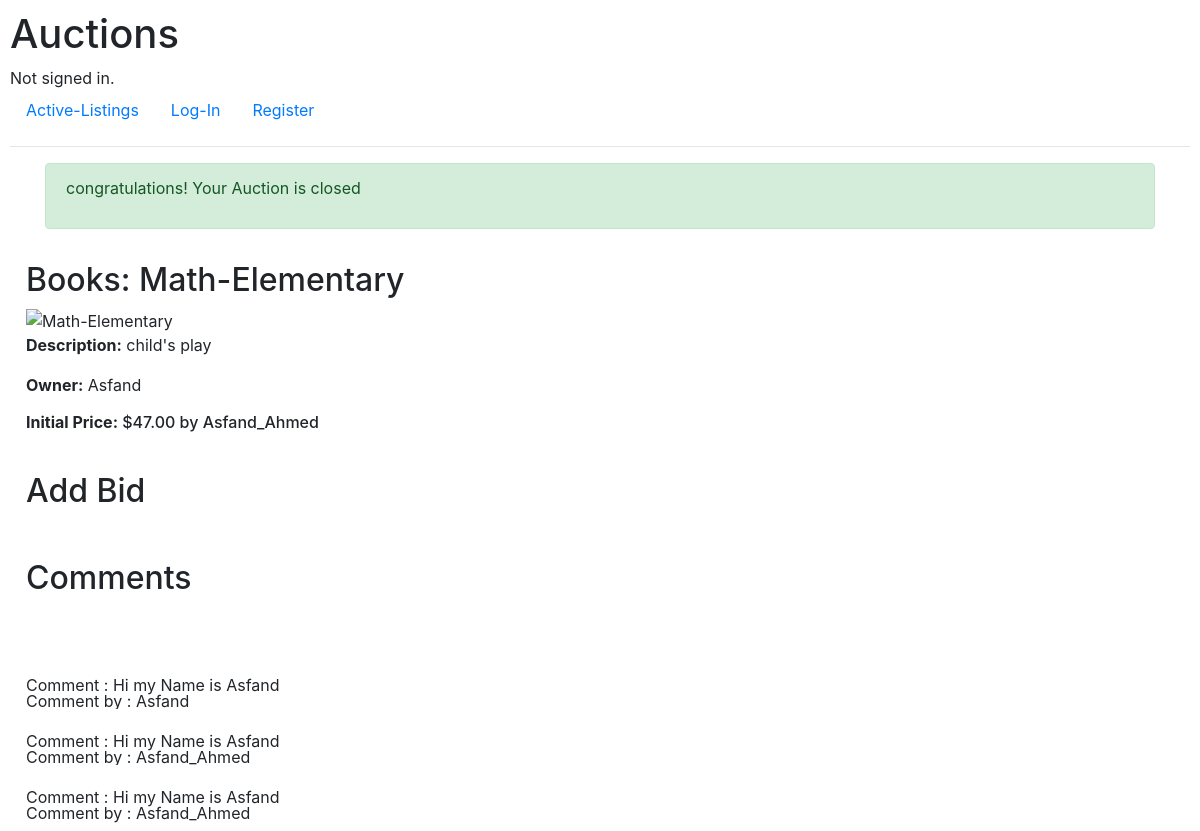
The page /closeAuction/7 on the database its author committed.
### auctions/models.py (models this page shows, shortened)
class Listing(models.Model):
    title = models.CharField(max_length=30)
    imageurl = models.CharField(max_length=1000)
    price = models.ForeignKey("Bit", on_delete=models.CASCADE, blank=True, null=True, related_name="bidprice")
    description = models.CharField(max_length= 500)
    isActive = models.BooleanField(default=True)
    owner = models.ForeignKey(User, on_delete=models.CASCADE, blank=True, related_name="user")
    Category = models.ForeignKey(Category, on_delete=models.CASCADE, blank=True, null=True, related_name="category")
    watchlist = models.ManyToManyField(User, blank=True, related_name="listingWatchList")

class User(AbstractUser):
    pass

class Bit(models.Model):
    author = models.ForeignKey(User, on_delete=models.CASCADE, blank=True, null=True, related_name="userbit")
    listing = models.ForeignKey("Listing", on_delete=models.CASCADE, related_name="bids")
    bit = models.FloatField(max_length= 500)
    def __str__(self):
        return f"${self.bit:.2f} by {self.author}"

class Comment(models.Model):
    author = models.ForeignKey(User, on_delete=models.CASCADE, blank=True, null=True, related_name="userComment")
    listing = models.ForeignKey(Listing, on_delete=models.CASCADE, blank=True, null=True, related_name="listingComment")
    comment = models.CharField(max_length= 200)

### auctions/views.py (the view)
# urls.py: path("closeAuction/<int:id>", views.closeAuction, name="closeAuction"),
def closeAuction(request, id):
    listingData = Listing.objects.get(pk=id)
    listingData.isActive = False
    listingData.save()
    if request.user.is_authenticated:
        isListingInWatchList = request.user in listingData.watchlist.all()
    else:
        isListingInWatchList = False
    allcomments = Comment.objects.filter(listing = listingData)
    isOwner = request.user.username == listingData.owner.username
    return render(request, "auctions/listing.html", {
        "listing": listingData,
        "isListingInWatchList": isListingInWatchList,
        "allcomments": allcomments,
        "isOwner": isOwner,
        "update" : True,
        "message": "congratulations! Your Auction is closed",
    })

### auctions/templates/auctions/listing.html (shortened to what this page needs)
{% extends "auctions/layout.html" %}
{% block body %}
<div class="container">
    {% if message %}
        {% if update %}
        <div class="alert alert-success" role="alert">
            <p>{{ message }}</p>
        </div>
        {% else %}
        <div class="alert alert-danger" role="alert">
            <p>{{ message }}</p>
        </div>
        {% endif %}
    {% endif %}
</div>
<div style="padding: 1rem;">
    <h2>Books: {{ listing.title }}</h2>
    <img src="{{ listing.imageurl }}" alt="{{ listing.title }}" height="400px">
    <p><strong>Description:</strong> {{ listing.description }}</p>
    <p><strong>Owner:</strong> {{ listing.owner }}</p>
    <h6><strong>Initial Price:</strong> {{ listing.price }}</h6>
</div>
<div style="padding: 1rem;">
    <h2 style="margin-bottom: 1rem;">Add Bid</h2>
</div>
<div style="padding: 1rem;">
    <h2 style="margin-bottom: 1rem;">Comments</h2>
</div>
<br>
<ul class="list-group">
    {% for comment in allcomments %}
    <li class="list-group-item" style="padding: 1.5rem 1rem 0 1rem; border: none;">
        <div style="line-height: 1;">
            <div>Comment : {{ comment.comment }}</div>
            <div>Comment by : {{ comment.author }}</div>
        </div>
    </li>
    {% endfor %}
</ul>
{% endblock %}

### auctions/templates/auctions/layout.html (shortened to what this page needs)
{% load static %}
<!DOCTYPE html>
<html lang="en">
    <head>
        <link rel="stylesheet" href="https://stackpath.bootstrapcdn.com/bootstrap/4.4.1/css/bootstrap.min.css">
        <link href="{% static 'auctions/styles.css' %}" rel="stylesheet">
    </head>
    <body>
        <h1>Auctions</h1>
        <div>
            {% if user.is_authenticated %}
                Signed in as <strong>{{ user.username }}</strong>.
            {% else %}
                Not signed in.
            {% endif %}
        </div>
        <ul class="nav">
            <li class="nav-item">
                <a class="nav-link" href="{% url 'index' %}">Active-Listings</a>
            </li>
            {% if user.is_authenticated %}
                <li class="nav-item">
                    <a class="nav-link" href="{% url 'create' %}">Create-Listing</a>
                </li>
                <li class="nav-item">
                    <a class="nav-link" href="{% url 'watchList' %}">Watch-List</a>
                </li>
                <li class="nav-item">
                    <a class="nav-link" href="{% url 'logout' %}">Log-Out</a>
               </li>
            {% else %}
                <li class="nav-item">
                    <a class="nav-link" href="{% url 'login' %}">Log-In</a>
                </li>
                <li class="nav-item">
                    <a class="nav-link" href="{% url 'register' %}">Register</a>
                </li>
            {% endif %}
        </ul>
        <hr>
        {% block body %}
        {% endblock %}
    </body>
</html>

### auctions/static/auctions/styles.css (style rules this page uses)
body { padding: 10px; }

### rows shown on the page
Listing: title "Math-Elementary", description "child's play", owner "Asfand", price "$47.00 by Asfand_Ahmed"
Comment: comment "Hi my Name is Asfand", author "Asfand"
Comment: comment "Hi my Name is Asfand", author "Asfand_Ahmed"
Comment: comment "Hi my Name is Asfand", author "Asfand_Ahmed"

### other values the page prints
{{ message }} "congratulations! Your Auction is closed"
